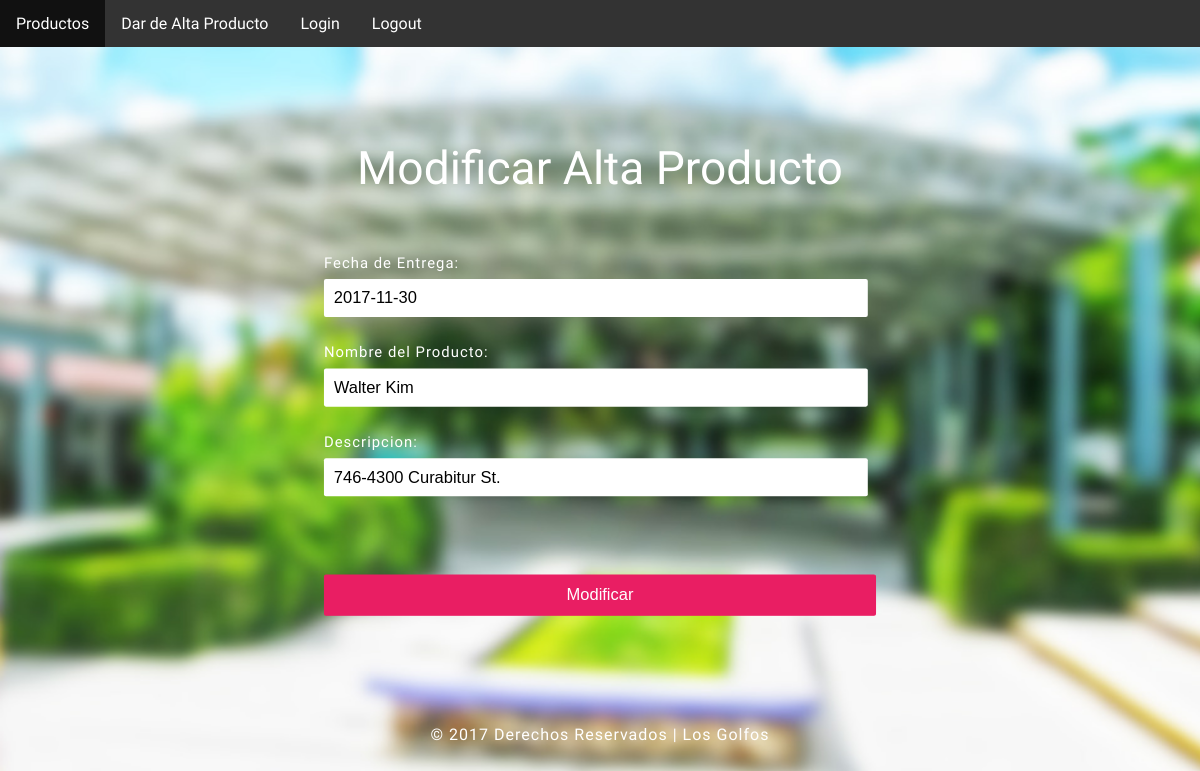
/modificar_producto.php?id_producto=3 (signed in), run on the app's committed database.
### tables this page shows
CREATE TABLE IF NOT EXISTS `producto` (
  `id_producto` int(11) NOT NULL AUTO_INCREMENT,
  `fecha_entrega` date NOT NULL,
  `nombre` varchar(30) NOT NULL,
  `descripcion` text NOT NULL,
  PRIMARY KEY (`id_producto`)
);

### modificar_producto.php (the view, shortened to what this page needs)
<!DOCTYPE html>
<html>
<head>
<link href="css/style.css" rel="stylesheet" type="text/css" media="all" />
<link rel="stylesheet" href="css/jquery-ui.css">
</head>
<body>
	<ul>
  		<li><a href="productos.php">Productos</a></li>
  		<li><a href="alta_producto.php">Dar de Alta Producto</a></li>
 		<li><a href="login.php">Login</a></li>
 		<li><a href="logout.php">Logout</a></li>
	</ul>
	<div class="main-agileinfo slider ">
		<div class="items-group">
			<div class="item agileits-w3layouts">
				<div class="block text main-agileits">
					<div class="login-form loginw3-agile">
						<div class="agile-row">
							<h1>Modificar Alta Producto</h1>
							<div class="login-agileits-top">
<?php
	$host_db = "localhost";
	$user_db = "root";
	$pass_db = "";
	$db_name = "mudle";
	$tbl_name = "producto";
	$conexion = new mysqli($host_db, $user_db, $pass_db, $db_name);
	$id_producto = $_GET['id_producto'];
	$sql = "SELECT * FROM $tbl_name where id_producto=$id_producto";
	$result = $conexion->query($sql);
	$row = $result->fetch_array(MYSQLI_ASSOC);
?>
								<form action="modificar.php" method="post">
									<p>Fecha de Entrega: </p>
									<input type="text" name="fecha_entrega" value="<?php echo $row['fecha_entrega'] ?>" id="datepicker" required>
									<p>Nombre del Producto: </p>
									<input type="text" name="nombre" maxlength="20" value="<?php echo $row['nombre'] ?>" required>
									<p>Descripcion: </p>
									<input type="text" name="descripcion" value="<?php echo $row['descripcion'] ?>" required>
									<input type="submit" name="Submit" value="Modificar">
								</form>
							</div>
						</div>
					</div>
				</div>
				<div class="footeragileits">
					<p> &copy; 2017 Derechos Reservados | Los Golfos</a></p>
				</div>
			</div>
		</div>
	</div>
</body>
</html>

### css/style.css (style rules this page uses)
html,body,div,span,applet,object,iframe,h1,h2,h3,h4,h5,h6,p,blockquote,pre,a,abbr,acronym,address,big,cite,code,del,dfn,em,img,ins,kbd,q,s,samp,small,strike,strong,sub,sup,tt,var,b,u,i,dl,dt,dd,ol,nav ul,nav li,fieldset,form,label,legend,table,caption,tbody,tfoot,thead,tr,th,td,article,aside,canvas,details,embed,figure,figcaption,footer,header,hgroup,menu,nav,output,ruby,section,summary,time,mark,audio,video { margin:0;padding:0;border:0;font-size:100%;font:inherit;vertical-align:baseline; }
ol,ul { list-style:none;margin:0px;padding:0px; }
a { text-decoration:none; }
body { font-family: 'Arsenal', sans-serif; background:#fff; background: url(../images/bg.jpg)repeat 0px 0px; background-size: cover; -webkit-background-size: cover; -moz-background-size: cover; -o-background-size: cover; background-attachment: fixed; }
h1 { font-size: 3em; text-align: center; color: #fff; font-weight: 100; }
.login-form h1 { font-size: 3em; color: #fff; text-align: center; margin-bottom: 1.5em; line-height: 0.7em; }
.login-form input[type="text"], .login-form input[type="password"] { outline: none; font-size: 1em; color: #000; padding: .6em; margin: 0; width: 95%; border: none; -webkit-appearance: none; display: block; background: #fff; -webkit-border-radius: 2px; -moz-border-radius: 2px; -o-border-radius: 2px; -ms-border-radius: 2px; border-radius: 2px; }
.login-form p { font-size: 0.9em; color: #fff; margin:1.8em 0 .5em; letter-spacing: 1px; }
.login-form input[type="submit"] { font-size: 1em; color: #fff; background: #E91E63; border: 1px solid #E91E63; outline: none; cursor: pointer; padding: .6em 1em; -webkit-appearance: none; width: 100%; -webkit-border-radius: 2px; -moz-border-radius: 2px; -ms-border-radius: 2px; -o-border-radius: 2px; border-radius: 2px; }
.footeragileits p { line-height: 1.8em; margin: 3em 0; text-align: center; font-size:1em; color: #fff; letter-spacing: 1px; }
.slider .items-group { width: 100%; height: 100%; position: relative; }
.item { -webkit-transition: 0.5s; -moz-transition: 0.5s; -o-transition: 0.5s; -ms-transition: 0.5s; transition: 0.5s; visibility: hidden; position: relative; opacity: 1; visibility: visible; }
.item .block { width: 30%; padding: 3.5em 3em; margin: 4em auto; color: #fff; -webkit-transition: box-shadow 0.5s; transition: box-shadow 0.5s; overflow: hidden; border-radius: 10px; -webkit-transform: scale(1.03); -moz-transform: scale(1.03); -o-transform: scale(1.03); -ms-transform: scale(1.03); transform: scale(1.03); box-sizing: border-box; background-size: cover; background-position: center; background-attachment: fixed; box-shadow: none; }
@media (max-width:1440px) { .item .block { width: 50%; } }
@media (max-width:1366px) { .login-form h1 { font-size: 2.8em; } }
@media (max-width:1280px) { .item .block { padding: 3em 2em; } }
ul { list-style-type: none; margin: 0; padding: 0; overflow: hidden; background-color: #333; }
li { float: left; }
li a { display: block; color: white; text-align: center; padding: 14px 16px; text-decoration: none; }

### data on the page
producto: fecha_entrega "2017-11-30", nombre "Walter Kim", descripcion "746-4300 Curabitur St."
